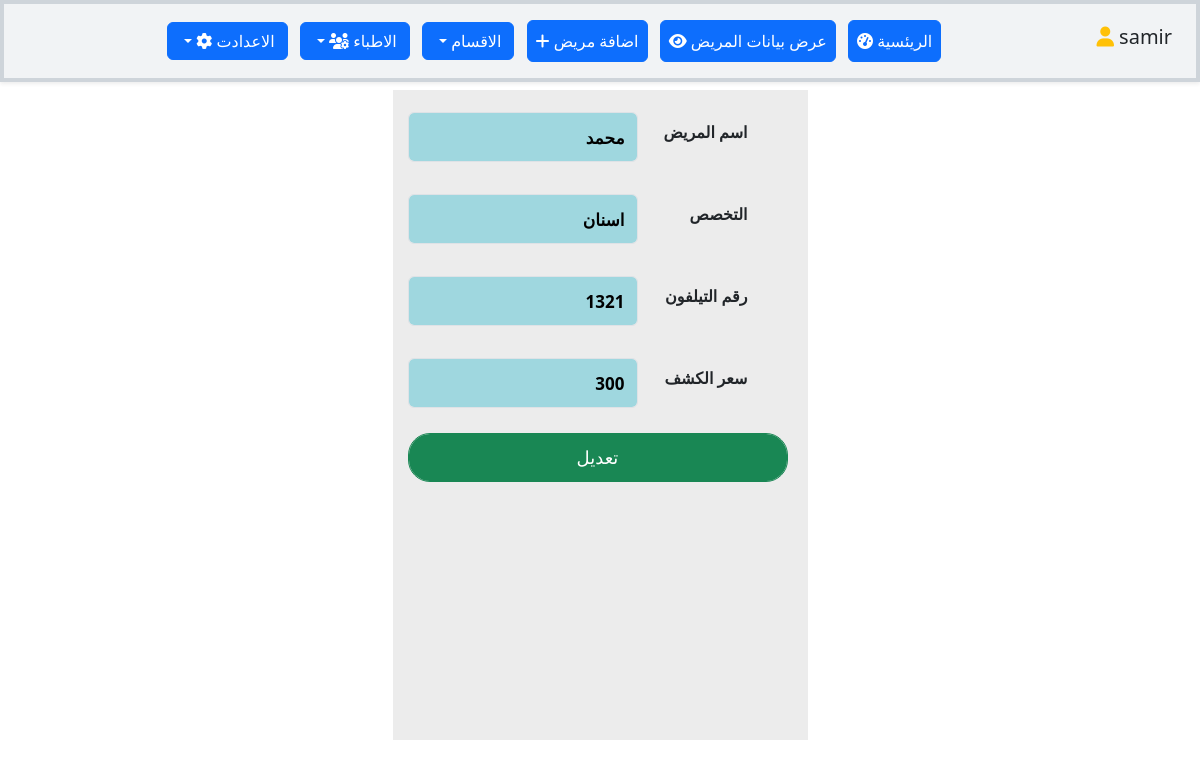
The app's page /edit_info_doctor.php?id=3 (signed in) with its own data.
### tables this page shows
CREATE TABLE `doctors` (
  `id` int(11) NOT NULL,
  `name` varchar(255) NOT NULL,
  `type_do` varchar(255) NOT NULL,
  `phone` int(11) NOT NULL,
  `price` int(11) NOT NULL
);

### edit_info_doctor.php (the view)
<?php
include("header.php");
$coon= new mysqli("localhost","root","","doctor_system");
$id=$_GET['id'];
$select="SELECT * FROM doctors WHERE id='$id'";
$result=$coon -> query($select);
while ($row_do=$result ->fetch_assoc()) {
   ?>
<div class="container">
<form class=" fr mt-2" action="doctors/doedit.php?id=<?=$row_do['id']?>" method="POST">
  <div class="">
    <label for="exampleInputPassword1" class="form-label">اسم المريض</label>
    <input type="text" class="form-control shadow-none" name="name"  value="<?= $row_do['name']?>">
  </div>
  <div class="">
    <label for="exampleInputPassword1" class="form-label">التخصص</label>
    <input type="text" class="form-control shadow-none" name="type_do" value="<?=$row_do['type_do']?>">
  </div>
  <div class="">
    <label for="exampleInputPassword1" class="form-label">رقم التيلفون</label>
    <input type="number" class="form-control shadow-none"name="phone" value="<?=$row_do['phone']?>">
  </div>
  <div class="">
    <label for="exampleInputPassword1" class="form-label"> سعر الكشف</label>
    <input type="number" class="form-control shadow-none"name="price"   value="<?=$row_do['price']?>" >
  </div>
  <button type="submit" class="btn   btn-success form-control  shadow-none m-auto">تعديل</button>
</form>
</div>
<?php
}
?>

### css/main.css (style rules this page uses)
body { direction: rtl; height: 100%; }
.fr { width:415px; height:650px; margin: auto; background-color: rgb(236, 236, 236); }
.fr input { width: 230px; height:50px; position: relative; right: 170px; bottom:10px; background-color:#9fd7df; color: black; font-size: 17px; font-weight: bold; }
label { position: relative; top:30px; right: 60px; text-align: center; font-weight: bold; font-size: 16px; }
.fr button { width: 380px; position: relative; top: 15px; right: 20px; border-radius: 22px; padding: 10px; font-size: 18px; }

### records on screen
doctors: name "محمد", type_do "اسنان", phone "1321", price "300"

### other values on screen
$_SESSION['login'] "samir"
